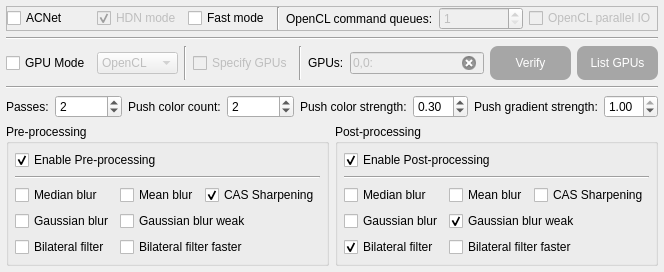
              <widget class="QWidget" name="tab_A4k">
               <property name="sizePolicy">
                <sizepolicy hsizetype="Preferred" vsizetype="Preferred">
                 <horstretch>0</horstretch>
                 <verstretch>0</verstretch>
                </sizepolicy>
               </property>
               <attribute name="title">
                <string notr="true">Anime4K</string>
               </attribute>
               <attribute name="toolTip">
                <string>Anime4K:Fast [2D Anime] image process.</string>
               </attribute>
               <layout class="QGridLayout" name="gridLayout_62">
                <property name="leftMargin">
                 <number>6</number>
                </property>
                <property name="topMargin">
                 <number>6</number>
                </property>
                <property name="rightMargin">
                 <number>6</number>
                </property>
                <property name="bottomMargin">
                 <number>6</number>
                </property>
                <item row="0" column="0">
                 <widget class="QFrame" name="frame_21">
                  <property name="sizePolicy">
                   <sizepolicy hsizetype="Preferred" vsizetype="Fixed">
                    <horstretch>0</horstretch>
                    <verstretch>0</verstretch>
                   </sizepolicy>
                  </property>
                  <property name="frameShape">
                   <enum>QFrame::StyledPanel</enum>
                  </property>
                  <property name="frameShadow">
                   <enum>QFrame::Raised</enum>
                  </property>
                  <layout class="QGridLayout" name="gridLayout_61">
                   <property name="leftMargin">
                    <number>0</number>
                   </property>
                   <property name="topMargin">
                    <number>0</number>
                   </property>
                   <property name="rightMargin">
                    <number>0</number>
                   </property>
                   <property name="bottomMargin">
                    <number>0</number>
                   </property>
                   <item row="0" column="6">
                    <widget class="QCheckBox" name="checkBox_OpenCLParallelIO_A4k">
                     <property name="enabled">
                      <bool>false</bool>
                     </property>
                     <property name="sizePolicy">
                      <sizepolicy hsizetype="Preferred" vsizetype="Fixed">
                       <horstretch>0</horstretch>
                       <verstretch>0</verstretch>
                      </sizepolicy>
                     </property>
                     <property name="toolTip">
                      <string>OpenCL parallel IO command queue</string>
                     </property>
                     <property name="text">
                      <string>OpenCL parallel IO</string>
                     </property>
                    </widget>
                   </item>
                   <item row="0" column="2">
                    <widget class="QCheckBox" name="checkBox_FastMode_Anime4K">
                     <property name="sizePolicy">
                      <sizepolicy hsizetype="Preferred" vsizetype="Fixed">
                       <horstretch>0</horstretch>
                       <verstretch>0</verstretch>
                      </sizepolicy>
                     </property>
                     <property name="toolTip">
                      <string>Faster but maybe low quality.</string>
                     </property>
                     <property name="text">
                      <string>Fast mode</string>
                     </property>
                    </widget>
                   </item>
                   <item row="0" column="3">
                    <widget class="Line" name="line_26">
                     <property name="orientation">
                      <enum>Qt::Vertical</enum>
                     </property>
                    </widget>
                   </item>
                   <item row="0" column="5">
                    <widget class="QSpinBox" name="spinBox_OpenCLCommandQueues_A4k">
                     <property name="enabled">
                      <bool>false</bool>
                     </property>
                     <property name="sizePolicy">
                      <sizepolicy hsizetype="Preferred" vsizetype="Fixed">
                       <horstretch>0</horstretch>
                       <verstretch>0</verstretch>
                      </sizepolicy>
                     </property>
                     <property name="toolTip">
                      <string>Number of OpenCL command queues</string>
                     </property>
                     <property name="minimum">
                      <number>1</number>
                     </property>
                     <property name="maximum">
                      <number>999999999</number>
                     </property>
                    </widget>
                   </item>
                   <item row="0" column="4">
                    <widget class="QLabel" name="label_23">
                     <property name="text">
                      <string>OpenCL command queues:</string>
                     </property>
                    </widget>
                   </item>
                   <item row="0" column="0">
                    <widget class="QCheckBox" name="checkBox_ACNet_Anime4K">
                     <property name="enabled">
                      <bool>true</bool>
                     </property>
                     <property name="sizePolicy">
                      <sizepolicy hsizetype="Preferred" vsizetype="Fixed">
                       <horstretch>0</horstretch>
                       <verstretch>0</verstretch>
                      </sizepolicy>
                     </property>
                     <property name="toolTip">
                      <string>Enable ACNet.
Will improve image quality.</string>
                     </property>
                     <property name="text">
                      <string notr="true">ACNet</string>
                     </property>
                    </widget>
                   </item>
                   <item row="0" column="1">
                    <widget class="QCheckBox" name="checkBox_HDNMode_Anime4k">
                     <property name="enabled">
                      <bool>false</bool>
                     </property>
                     <property name="sizePolicy">
                      <sizepolicy hsizetype="Preferred" vsizetype="Fixed">
                       <horstretch>0</horstretch>
                       <verstretch>0</verstretch>
                      </sizepolicy>
                     </property>
                     <property name="toolTip">
                      <string>Enable HDN mode for ACNet.
Will improve image quality.

*This option will be deactivated
when [ACNet] is disabled*</string>
                     </property>
                     <property name="text">
                      <string>HDN mode</string>
                     </property>
                     <property name="checked">
                      <bool>true</bool>
                     </property>
                    </widget>
                   </item>
                  </layout>
                 </widget>
                </item>
                <item row="1" column="0">
                 <widget class="Line" name="line_5">
                  <property name="orientation">
                   <enum>Qt::Horizontal</enum>
                  </property>
                 </widget>
                </item>
                <item row="2" column="0">
                 <widget class="QFrame" name="frame_20">
                  <property name="sizePolicy">
                   <sizepolicy hsizetype="Preferred" vsizetype="Fixed">
                    <horstretch>0</horstretch>
                    <verstretch>0</verstretch>
                   </sizepolicy>
                  </property>
                  <property name="frameShape">
                   <enum>QFrame::NoFrame</enum>
                  </property>
                  <property name="frameShadow">
                   <enum>QFrame::Sunken</enum>
                  </property>
                  <layout class="QGridLayout" name="gridLayout_5">
                   <property name="leftMargin">
                    <number>0</number>
                   </property>
                   <property name="topMargin">
                    <number>0</number>
                   </property>
                   <property name="rightMargin">
                    <number>0</number>
                   </property>
                   <property name="bottomMargin">
                    <number>0</number>
                   </property>
                   <item row="0" column="4">
                    <widget class="Line" name="line_15">
                     <property name="orientation">
                      <enum>Qt::Vertical</enum>
                     </property>
                    </widget>
                   </item>
                   <item row="0" column="0">
                    <widget class="QCheckBox" name="checkBox_GPUMode_Anime4K">
                     <property name="sizePolicy">
                      <sizepolicy hsizetype="Fixed" vsizetype="Fixed">
                       <horstretch>0</horstretch>
                       <verstretch>0</verstretch>
                      </sizepolicy>
                     </property>
                     <property name="toolTip">
                      <string>Enable GPU acceleration.</string>
                     </property>
                     <property name="text">
                      <string>GPU Mode</string>
                     </property>
                    </widget>
                   </item>
                   <item row="0" column="8">
                    <widget class="QPushButton" name="pushButton_ListGPUs_Anime4k">
                     <property name="enabled">
                      <bool>false</bool>
                     </property>
                     <property name="maximumSize">
                      <size>
                       <width>16777215</width>
                       <height>35</height>
                      </size>
                     </property>
                     <property name="styleSheet">
                      <string notr="true">QPushButton{
background-color: rgb(26, 188, 156);
color: rgb(255, 255, 255);
border-style:outset;
border-radius:8px;
padding:10px;
}
QPushButton:hover{
background-color: rgb(29, 214, 177);
color: rgb(255, 255, 255);
border-style:outset;
border-radius:8px;
padding:10px;
}
QPushButton:pressed{
background-color: rgb(23, 173, 143);
color: rgb(255, 255, 255);
border-style:outset;
border-radius:8px;
padding:10px;
}
QPushButton:disabled{
background-color: rgb(166, 166, 166);
color: rgb(255, 255, 255);
border-style:outset;
border-radius:8px;
padding:10px;
}</string>
                     </property>
                     <property name="text">
                      <string>List GPUs</string>
                     </property>
                    </widget>
                   </item>
                   <item row="0" column="1">
                    <widget class="QComboBox" name="comboBox_GPGPUModel_A4k">
                     <property name="enabled">
                      <bool>false</bool>
                     </property>
                     <property name="toolTip">
                      <string>GPGPU model.

Only NVIDIA products support CUDA.</string>
                     </property>
                     <item>
                      <property name="text">
                       <string notr="true">OpenCL</string>
                      </property>
                     </item>
                     <item>
                      <property name="text">
                       <string notr="true">CUDA</string>
                      </property>
                     </item>
                    </widget>
                   </item>
                   <item row="0" column="5">
                    <widget class="QLabel" name="label_19">
                     <property name="sizePolicy">
                      <sizepolicy hsizetype="Fixed" vsizetype="Preferred">
                       <horstretch>0</horstretch>
                       <verstretch>0</verstretch>
                      </sizepolicy>
                     </property>
                     <property name="text">
                      <string notr="true">GPUs:</string>
                     </property>
                    </widget>
                   </item>
                   <item row="0" column="7">
                    <widget class="QPushButton" name="pushButton_VerifyGPUsConfig_Anime4k">
                     <property name="enabled">
                      <bool>false</bool>
                     </property>
                     <property name="toolTip">
                      <string>Verify your GPUs configuration.</string>
                     </property>
                     <property name="styleSheet">
                      <string notr="true">QPushButton{
background-color: rgb(178, 58, 238);
color: rgb(255, 255, 255);
border-style:outset;
border-radius:8px;
padding:10px;
}
QPushButton:hover{
background-color: rgb(191, 62, 255);
color: rgb(255, 255, 255);
border-style:outset;
border-radius:8px;
padding:10px;
}
QPushButton:pressed{
background-color: rgb(154, 50, 205);
color: rgb(255, 255, 255);
border-style:outset;
border-radius:8px;
padding:10px;
}
QPushButton:disabled{
background-color: rgb(166, 166, 166);
color: rgb(255, 255, 255);
border-style:outset;
border-radius:8px;
padding:10px;
}</string>
                     </property>
                     <property name="text">
                      <string>Verify</string>
                     </property>
                    </widget>
                   </item>
                   <item row="0" column="6">
                    <widget class="QLineEdit" name="lineEdit_GPUs_Anime4k">
                     <property name="enabled">
                      <bool>false</bool>
                     </property>
                     <property name="sizePolicy">
                      <sizepolicy hsizetype="Preferred" vsizetype="Fixed">
                       <horstretch>0</horstretch>
                       <verstretch>0</verstretch>
                      </sizepolicy>
                     </property>
                     <property name="toolTip">
                      <string>Format: Platform ID,Device ID:

Example: 0,0:0,1:1,0:

You must follow the format,otherwise the software may crash.

If you wanna get all GPUs running together,
the number of threads must &gt;= the number of GPUs.</string>
                     </property>
                     <property name="text">
                      <string notr="true">0,0:</string>
                     </property>
                     <property name="clearButtonEnabled">
                      <bool>true</bool>
                     </property>
                    </widget>
                   </item>
                   <item row="0" column="3">
                    <widget class="QCheckBox" name="checkBox_SpecifyGPU_Anime4k">
                     <property name="enabled">
                      <bool>false</bool>
                     </property>
                     <property name="sizePolicy">
                      <sizepolicy hsizetype="Fixed" vsizetype="Fixed">
                       <horstretch>0</horstretch>
                       <verstretch>0</verstretch>
                      </sizepolicy>
                     </property>
                     <property name="toolTip">
                      <string>You can specify multiple GPUs to fully 
utilize the capabilities of your PC.
(If there are multiple GPUs available.)</string>
                     </property>
                     <property name="text">
                      <string>Specify GPUs</string>
                     </property>
                    </widget>
                   </item>
                   <item row="0" column="2">
                    <widget class="Line" name="line_13">
                     <property name="orientation">
                      <enum>Qt::Vertical</enum>
                     </property>
                    </widget>
                   </item>
                  </layout>
                 </widget>
                </item>
                <item row="3" column="0">
                 <widget class="Line" name="line_14">
                  <property name="orientation">
                   <enum>Qt::Horizontal</enum>
                  </property>
                 </widget>
                </item>
                <item row="4" column="0">
                 <widget class="QWidget" name="widget" native="true">
                  <property name="sizePolicy">
                   <sizepolicy hsizetype="Preferred" vsizetype="Preferred">
                    <horstretch>0</horstretch>
                    <verstretch>0</verstretch>
                   </sizepolicy>
                  </property>
                  <property name="maximumSize">
                   <size>
                    <width>16777215</width>
                    <height>42</height>
                   </size>
                  </property>
                  <layout class="QGridLayout" name="gridLayout_38">
                   <property name="leftMargin">
                    <number>0</number>
                   </property>
                   <property name="topMargin">
                    <number>0</number>
                   </property>
                   <property name="rightMargin">
                    <number>0</number>
                   </property>
                   <property name="bottomMargin">
                    <number>0</number>
                   </property>
                   <item row="0" column="0">
                    <widget class="QLabel" name="label_48">
                     <property name="sizePolicy">
                      <sizepolicy hsizetype="Fixed" vsizetype="Preferred">
                       <horstretch>0</horstretch>
                       <verstretch>0</verstretch>
                      </sizepolicy>
                     </property>
                     <property name="toolTip">
                      <string>Passes for processing.</string>
                     </property>
                     <property name="text">
                      <string>Passes:</string>
                     </property>
                    </widget>
                   </item>
                   <item row="0" column="1">
                    <widget class="QSpinBox" name="spinBox_Passes_Anime4K">
                     <property name="minimum">
                      <number>1</number>
                     </property>
                     <property name="maximum">
                      <number>999999999</number>
                     </property>
                     <property name="value">
                      <number>2</number>
                     </property>
                    </widget>
                   </item>
                   <item row="0" column="2">
                    <widget class="QLabel" name="label_49">
                     <property name="sizePolicy">
                      <sizepolicy hsizetype="Fixed" vsizetype="Preferred">
                       <horstretch>0</horstretch>
                       <verstretch>0</verstretch>
                      </sizepolicy>
                     </property>
                     <property name="toolTip">
                      <string>Limit the number of color pushes.</string>
                     </property>
                     <property name="text">
                      <string>Push color count:</string>
                     </property>
                    </widget>
                   </item>
                   <item row="0" column="3">
                    <widget class="QSpinBox" name="spinBox_PushColorCount_Anime4K">
                     <property name="minimum">
                      <number>1</number>
                     </property>
                     <property name="maximum">
                      <number>999999999</number>
                     </property>
                     <property name="value">
                      <number>2</number>
                     </property>
                    </widget>
                   </item>
                   <item row="0" column="4">
                    <widget class="QLabel" name="label_50">
                     <property name="sizePolicy">
                      <sizepolicy hsizetype="Fixed" vsizetype="Preferred">
                       <horstretch>0</horstretch>
                       <verstretch>0</verstretch>
                      </sizepolicy>
                     </property>
                     <property name="toolTip">
                      <string>Strength for pushing color,range 0 to 1,higher for thinner.</string>
                     </property>
                     <property name="text">
                      <string>Push color strength:</string>
                     </property>
                    </widget>
                   </item>
                   <item row="0" column="5">
                    <widget class="QDoubleSpinBox" name="doubleSpinBox_PushColorStrength_Anime4K">
                     <property name="maximum">
                      <double>1.000000000000000</double>
                     </property>
                     <property name="singleStep">
                      <double>0.100000000000000</double>
                     </property>
                     <property name="value">
                      <double>0.300000000000000</double>
                     </property>
                    </widget>
                   </item>
                   <item row="0" column="6">
                    <widget class="QLabel" name="label_51">
                     <property name="sizePolicy">
                      <sizepolicy hsizetype="Fixed" vsizetype="Preferred">
                       <horstretch>0</horstretch>
                       <verstretch>0</verstretch>
                      </sizepolicy>
                     </property>
                     <property name="toolTip">
                      <string>Strength for pushing gradient,range 0 to 1,higher for sharper.</string>
                     </property>
                     <property name="text">
                      <string>Push gradient strength:</string>
                     </property>
                    </widget>
                   </item>
                   <item row="0" column="7">
                    <widget class="QDoubleSpinBox" name="doubleSpinBox_PushGradientStrength_Anime4K">
                     <property name="maximum">
                      <double>1.000000000000000</double>
                     </property>
                     <property name="singleStep">
                      <double>0.100000000000000</double>
                     </property>
                     <property name="value">
                      <double>1.000000000000000</double>
                     </property>
                    </widget>
                   </item>
                  </layout>
                 </widget>
                </item>
                <item row="5" column="0">
                 <layout class="QHBoxLayout" name="horizontalLayout_2">
                  <item>
                   <widget class="QGroupBox" name="groupBox_PreProcessing_Anime4k">
                    <property name="maximumSize">
                     <size>
                      <width>16777215</width>
                      <height>16777215</height>
                     </size>
                    </property>
                    <property name="toolTip">
                     <string/>
                    </property>
                    <property name="title">
                     <string>Pre-processing</string>
                    </property>
                    <layout class="QGridLayout" name="gridLayout_25">
                     <property name="leftMargin">
                      <number>6</number>
                     </property>
                     <property name="topMargin">
                      <number>6</number>
                     </property>
                     <property name="rightMargin">
                      <number>6</number>
                     </property>
                     <property name="bottomMargin">
                      <number>6</number>
                     </property>
                     <item row="1" column="0" colspan="4">
                      <widget class="Line" name="line_8">
                       <property name="orientation">
                        <enum>Qt::Horizontal</enum>
                       </property>
                      </widget>
                     </item>
                     <item row="2" column="1">
                      <widget class="QCheckBox" name="checkBox_MeanBlur_Pre_Anime4k">
                       <property name="text">
                        <string>Mean blur</string>
                       </property>
                      </widget>
                     </item>
                     <item row="2" column="0">
                      <widget class="QCheckBox" name="checkBox_MedianBlur_Pre_Anime4k">
                       <property name="text">
                        <string>Median blur</string>
                       </property>
                      </widget>
                     </item>
                     <item row="3" column="1" colspan="3">
                      <widget class="QCheckBox" name="checkBox_GaussianBlurWeak_Pre_Anime4k">
                       <property name="text">
                        <string>Gaussian blur weak</string>
                       </property>
                      </widget>
                     </item>
                     <item row="2" column="2" colspan="2">
                      <widget class="QCheckBox" name="checkBox_CASSharping_Pre_Anime4k">
                       <property name="text">
                        <string>CAS Sharpening</string>
                       </property>
                       <property name="checked">
                        <bool>true</bool>
                       </property>
                      </widget>
                     </item>
                     <item row="3" column="0">
                      <widget class="QCheckBox" name="checkBox_GaussianBlur_Pre_Anime4k">
                       <property name="text">
                        <string>Gaussian blur</string>
                       </property>
                      </widget>
                     </item>
                     <item row="4" column="0">
                      <widget class="QCheckBox" name="checkBox_BilateralFilter_Pre_Anime4k">
                       <property name="text">
                        <string>Bilateral filter</string>
                       </property>
                      </widget>
                     </item>
                     <item row="4" column="1" colspan="3">
                      <widget class="QCheckBox" name="checkBox_BilateralFilterFaster_Pre_Anime4k">
                       <property name="text">
                        <string>Bilateral filter faster</string>
                       </property>
                      </widget>
                     </item>
                     <item row="0" column="0" colspan="3">
                      <widget class="QCheckBox" name="checkBox_EnablePreProcessing_Anime4k">
                       <property name="toolTip">
                        <string>Apply filters to image before process it.</string>
                       </property>
                       <property name="text">
                        <string>Enable Pre-processing</string>
                       </property>
                       <property name="checked">
                        <bool>true</bool>
                       </property>
                      </widget>
                     </item>
                    </layout>
                   </widget>
                  </item>
                  <item>
                   <widget class="QGroupBox" name="groupBox_PostProcessing_Anime4k">
                    <property name="toolTip">
                     <string/>
                    </property>
                    <property name="title">
                     <string>Post-processing</string>
                    </property>
                    <layout class="QGridLayout" name="gridLayout_24">
                     <property name="leftMargin">
                      <number>6</number>
                     </property>
                     <property name="topMargin">
                      <number>6</number>
                     </property>
                     <property name="rightMargin">
                      <number>6</number>
                     </property>
                     <property name="bottomMargin">
                      <number>6</number>
                     </property>
                     <item row="0" column="0" colspan="3">
                      <widget class="QCheckBox" name="checkBox_EnablePostProcessing_Anime4k">
                       <property name="toolTip">
                        <string>Add filters to the image after processing it.</string>
                       </property>
                       <property name="text">
                        <string>Enable Post-processing</string>
                       </property>
                       <property name="checked">
                        <bool>true</bool>
                       </property>
                      </widget>
                     </item>
                     <item row="1" column="0" colspan="4">
                      <widget class="Line" name="line_9">
                       <property name="orientation">
                        <enum>Qt::Horizontal</enum>
                       </property>
                      </widget>
                     </item>
                     <item row="2" column="0">
                      <widget class="QCheckBox" name="checkBox_MedianBlur_Post_Anime4k">
                       <property name="text">
                        <string>Median blur</string>
                       </property>
                      </widget>
                     </item>
                     <item row="2" column="1">
                      <widget class="QCheckBox" name="checkBox_MeanBlur_Post_Anime4k">
                       <property name="text">
                        <string>Mean blur</string>
                       </property>
                      </widget>
                     </item>
                     <item row="2" column="2" colspan="2">
                      <widget class="QCheckBox" name="checkBox_CASSharping_Post_Anime4k">
                       <property name="text">
                        <string>CAS Sharpening</string>
                       </property>
                       <property name="checked">
                        <bool>false</bool>
                       </property>
                      </widget>
                     </item>
                     <item row="3" column="0">
                      <widget class="QCheckBox" name="checkBox_GaussianBlur_Post_Anime4k">
                       <property name="text">
                        <string>Gaussian blur</string>
                       </property>
                      </widget>
                     </item>
                     <item row="4" column="0">
                      <widget class="QCheckBox" name="checkBox_BilateralFilter_Post_Anime4k">
                       <property name="text">
                        <string>Bilateral filter</string>
                       </property>
                       <property name="checked">
                        <bool>true</bool>
                       </property>
                      </widget>
                     </item>
                     <item row="3" column="1" colspan="3">
                      <widget class="QCheckBox" name="checkBox_GaussianBlurWeak_Post_Anime4k">
                       <property name="text">
                        <string>Gaussian blur weak</string>
                       </property>
                       <property name="checked">
                        <bool>true</bool>
                       </property>
                      </widget>
                     </item>
                     <item row="4" column="1" colspan="3">
                      <widget class="QCheckBox" name="checkBox_BilateralFilterFaster_Post_Anime4k">
                       <property name="text">
                        <string>Bilateral filter faster</string>
                       </property>
                      </widget>
                     </item>
                    </layout>
                   </widget>
                  </item>
                 </layout>
                </item>
               </layout>
              </widget>
